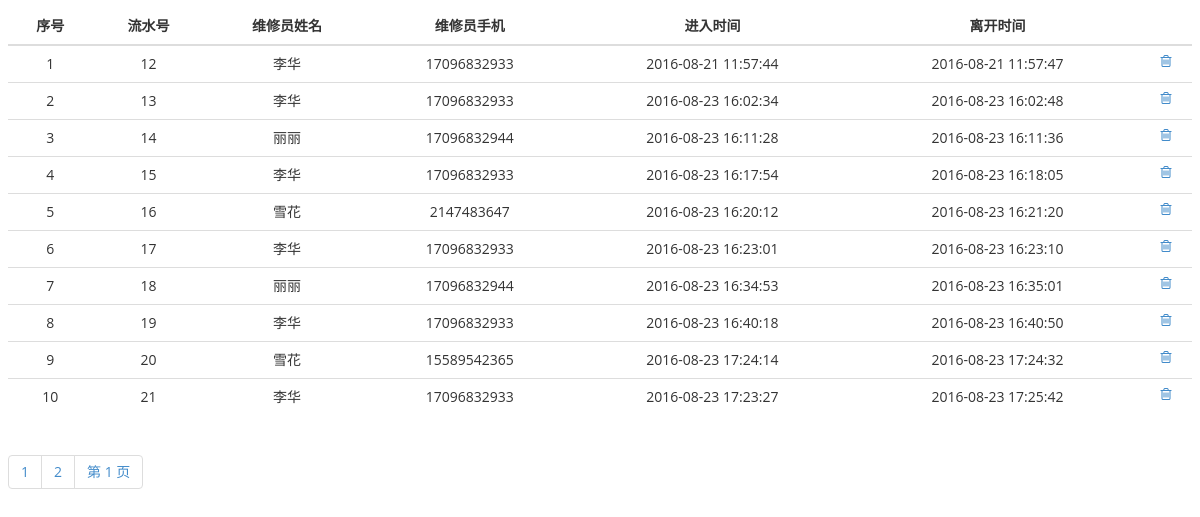
The app's page /Repair/repairsWeb/bill_onlineorder.php with its own data.
### tables this page shows
CREATE TABLE `onlineorder` (
  `id` int(11) NOT NULL AUTO_INCREMENT,
  `name` text,
  `phone` text,
  `intime` datetime DEFAULT NULL,
  `outtime` datetime DEFAULT NULL,
  PRIMARY KEY (`id`)
);

### Repair/repairsWeb/bill_onlineorder.php (the view, shortened to what this page needs)
<!DOCTYPE html PUBLIC "-//W3C//DTD XHTML 1.0 Transitional//EN" "http://www.w3.org/TR/xhtml1/DTD/xhtml1-transitional.dtd">
<html xmlns="http://www.w3.org/1999/xhtml">
<head>
<link rel="stylesheet" type="text/css" href="lib/bootstrap/css/bootstrap.css">
<link rel="stylesheet" href="lib/font-awesome/css/font-awesome.css">
<link rel="stylesheet" type="text/css" href="stylesheets/theme.css">
</head>
<body class="bod">
<?php
    function ShowTable(){
       	  	include "tool/conn.php";
	 $sql="select * from onlineorder";
        $rows=mysql_affected_rows($conn);
		$pagesize=10;
		  if($rows%$pagesize==0)
		   {
		    $totalpages=(int)($rows/$pagesize);
			}
			else {
			  $totalpages=(int)($rows/$pagesize)+1;
			   }
			    if(isset($_GET['page']))
			    {
				 $p=(int)$_GET['page'];
				 } else
				 {  $p=1; }
				  $start=$pagesize*($p-1);
				  $queryj=mysql_query("$sql limit $start,$pagesize");
      	echo "<table class='table'><thead><tr>";
		echo "
		<th>序号</th>
		<th>流水号</th>
		<th>维修员姓名</th>
		<th>维修员手机</th>
		<th>进入时间</th>
		<th>离开时间</th>
		";
		echo "<th style=' width='3.5em''></th></tr></thead>";
		echo "<tbody>";
		$serial=1;
        while($row=mysql_fetch_array($queryj)){
            echo "<tr>
			<td>".$serial++."</td>
			<td>".$row['id']."</td>
			<td>".$row['name']."</td>
			<td>".$row['phone']."</td>
			<td>".$row['intime']."</td>
			<td>".$row['outtime']."</td>";
			$id=$row[0];
			echo "<td>
			<a href='expand/script/onlineorder_delete.php?id=$id' role='button' data-toggle='modal'>
			<i class='fa fa-trash-o'></i></a></td>";
            echo "</tr>";
        }
        echo "</tbody></table>";
		echo "<ul class='pagination'>";
if($totalpages>1){
		for($x=1;$x<= $totalpages;$x++){
				echo "<li><a href='?page=$x'>$x</a></li>";
					}
	echo "<li><a href='?page=$x'>第 $p 页</a></li>";
				echo "</ul>";
		}
		}
    ShowTable();
?>
</body>
</html>

### Repair/repairsWeb/stylesheets/theme.css (style rules this page uses)
.bod { margin:8px }
body { background: #fafafa; background-color:#FFF; background-position: initial initial; background-repeat: initial initial; margin: 0px; padding: 0px; }
body, h1, h2, h3, h4, h5, h6, p, a, .h1, .h2, .h3, .h4, .h5, .h6 { font-family: 'Open Sans', helvetica, arial, sans-serif; }

### Repair/repairsWeb/bill_onlineorder.php (style rules this page uses)
.bod { margin:8px }

### records on screen
onlineorder: id "12", name "李华", phone "17096832933", intime "2016-08-21 11:57:44", outtime "2016-08-21 11:57:47"
onlineorder: id "13", name "李华", phone "17096832933", intime "2016-08-23 16:02:34", outtime "2016-08-23 16:02:48"
onlineorder: id "14", name "丽丽", phone "17096832944", intime "2016-08-23 16:11:28", outtime "2016-08-23 16:11:36"
onlineorder: id "15", name "李华", phone "17096832933", intime "2016-08-23 16:17:54", outtime "2016-08-23 16:18:05"
onlineorder: id "16", name "雪花", phone "2147483647", intime "2016-08-23 16:20:12", outtime "2016-08-23 16:21:20"
onlineorder: id "17", name "李华", phone "17096832933", intime "2016-08-23 16:23:01", outtime "2016-08-23 16:23:10"
onlineorder: id "18", name "丽丽", phone "17096832944", intime "2016-08-23 16:34:53", outtime "2016-08-23 16:35:01"
onlineorder: id "19", name "李华", phone "17096832933", intime "2016-08-23 16:40:18", outtime "2016-08-23 16:40:50"
onlineorder: id "20", name "雪花", phone "15589542365", intime "2016-08-23 17:24:14", outtime "2016-08-23 17:24:32"
onlineorder: id "21", name "李华", phone "17096832933", intime "2016-08-23 17:23:27", outtime "2016-08-23 17:25:42"

### other values on screen
$p "1"
